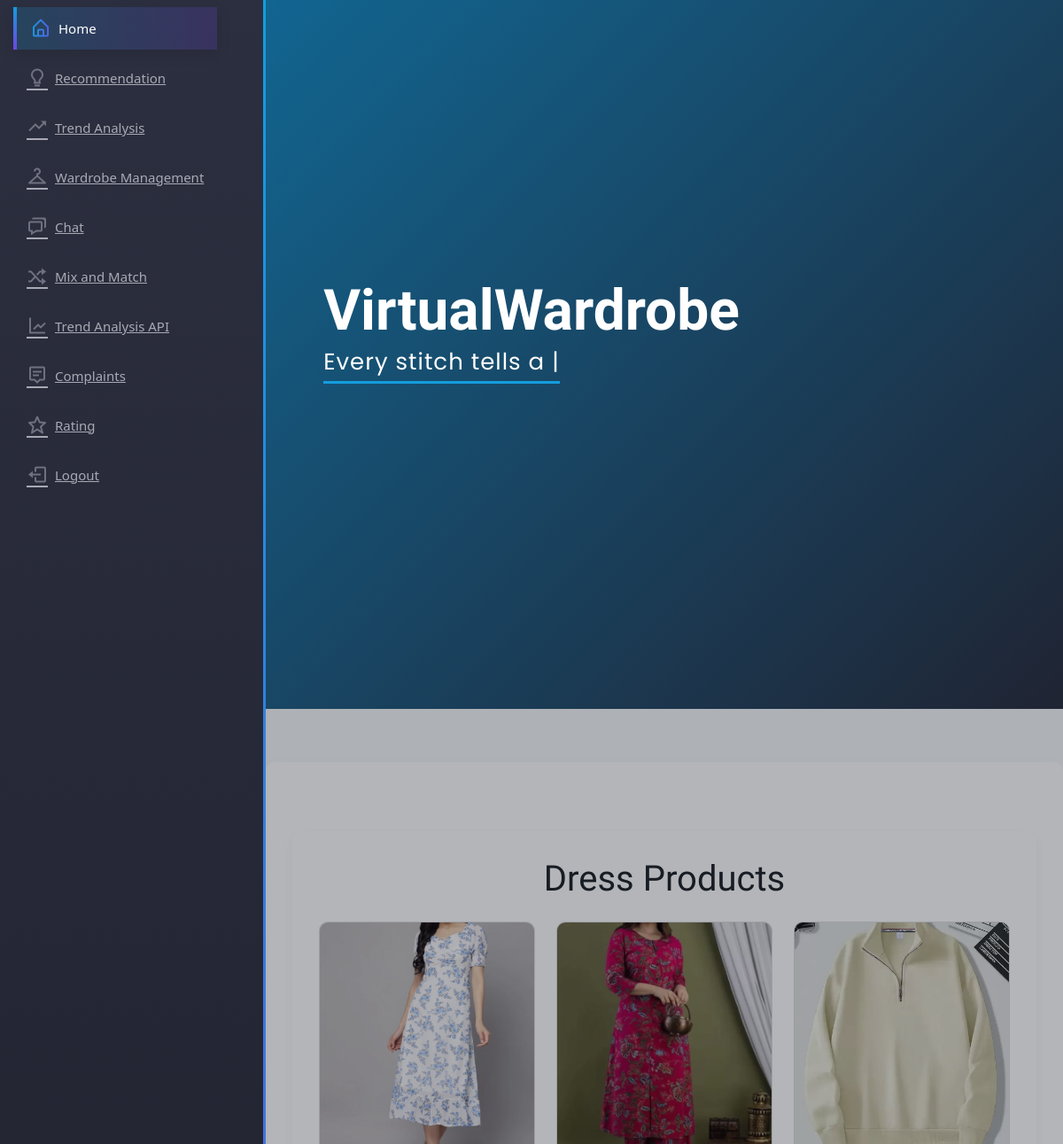
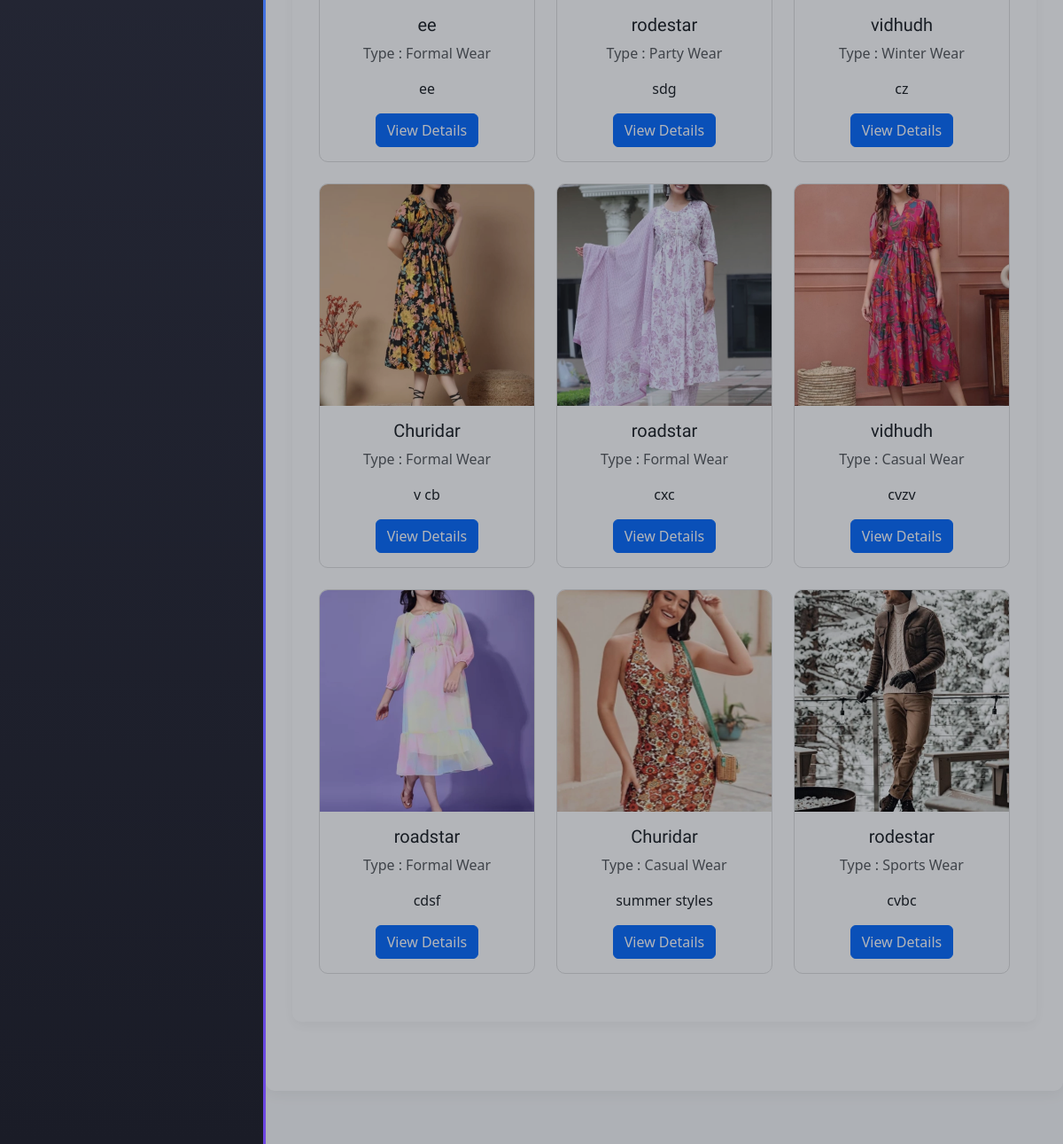
/design_view, run on the app's committed database (2 pictures, top to bottom).
### royaloutfit/models.py (models this page shows)
class designs_tables(models.Model):
    dressname=models.CharField(max_length=100)
    platform=models.CharField(max_length=100)
    gendertype=models.CharField(max_length=100)
    dresstype=models.CharField(max_length=100)
    design=models.FileField()
    discription=models.TextField()
    season = models.CharField(max_length=100, null=True, blank=True)
    DESIGNER=models.ForeignKey(designers_table, on_delete=models.CASCADE)

### royaloutfit/views.py (the view)
# urls.py: path('design_view', views.design_view, name='design_view'),
def design_view(request):
    obj = designs_tables.objects.all()
    return render(request, 'User/designs.html', {'products': obj})

### templates/User/designs.html (shortened to what this page needs)
{% extends 'User/homeindex.html' %}
{% block body %}
<!DOCTYPE html>
<html lang="en">
<head>
    <link href="https://cdn.jsdelivr.net/npm/bootstrap@5.3.0/dist/css/bootstrap.min.css" rel="stylesheet">
</head>
<body>
    <div class="container my-5">
        <h1 class="text-center mb-4">Dress Products</h1>
        <div class="row">
            {% for product in products %}
                <div class="col-md-4 mb-4">
                    <div class="card product-card">
                        <img src="{{ product.design.url }}" class="card-img-top product-img" alt="{{ product.dressname }}">
                        <div class="card-body">
                            <h5 class="card-title">{{ product.dressname }}</h5>
                            <p class="card-text text-muted">Type : {{ product.dresstype }}</p>
                            <p class="card-text">{{ product.discription|truncatewords:15 }}</p>
                            <a href="/DressProcessor/{{product.id}}" class="btn btn-primary">View Details</a>
                        </div>
                    </div>
                </div>
            {% endfor %}
        </div>
    </div>
</body>
</html>
{% endblock %}

### static/Homepage/assets/css/style.css (style rules this page uses)
body { font-family: "Open Sans", sans-serif; color: #272829; }
a { color: #149ddd; text-decoration: none; }
h1, h2, h3, h4, h5, h6 { font-family: "Raleway", sans-serif; }
.container, .container-fluid { padding-left: 30px; padding-right: 30px; }

### templates/User/homeindex.html (style rules this page uses)
.about .container { background-color: #ffffff; border-radius: 10px; padding: 30px; box-shadow: 0 5px 15px rgba(0, 0, 0, 0.05); }
.card { background-color: #ffffff; border: none; transition: all 0.3s ease; }

### templates/User/designs.html (style rules this page uses)
.product-card { border: 1px solid #ddd; border-radius: 10px; overflow: hidden; transition: transform 0.3s ease-in-out; }
.product-img { height: 250px; object-fit: cover; }
.card-body { text-align: center; }

### data on the page
designs_tables: design (picture), dressname "ee", dresstype "Formal Wear", discription "ee"
designs_tables: design (picture), dressname "rodestar", dresstype "Party Wear", discription "sdg"
designs_tables: design (picture), dressname "vidhudh", dresstype "Winter Wear", discription "cz"
designs_tables: design (picture), dressname "Churidar", dresstype "Formal Wear", discription "v cb"
designs_tables: design (picture), dressname "roadstar", dresstype "Formal Wear", discription "cxc"
designs_tables: design (picture), dressname "vidhudh", dresstype "Casual Wear", discription "cvzv"
designs_tables: design (picture), dressname "roadstar", dresstype "Formal Wear", discription "cdsf"
designs_tables: design (picture), dressname "Churidar", dresstype "Casual Wear", discription "summer styles"
designs_tables: design (picture), dressname "rodestar", dresstype "Sports Wear", discription "cvbc"
